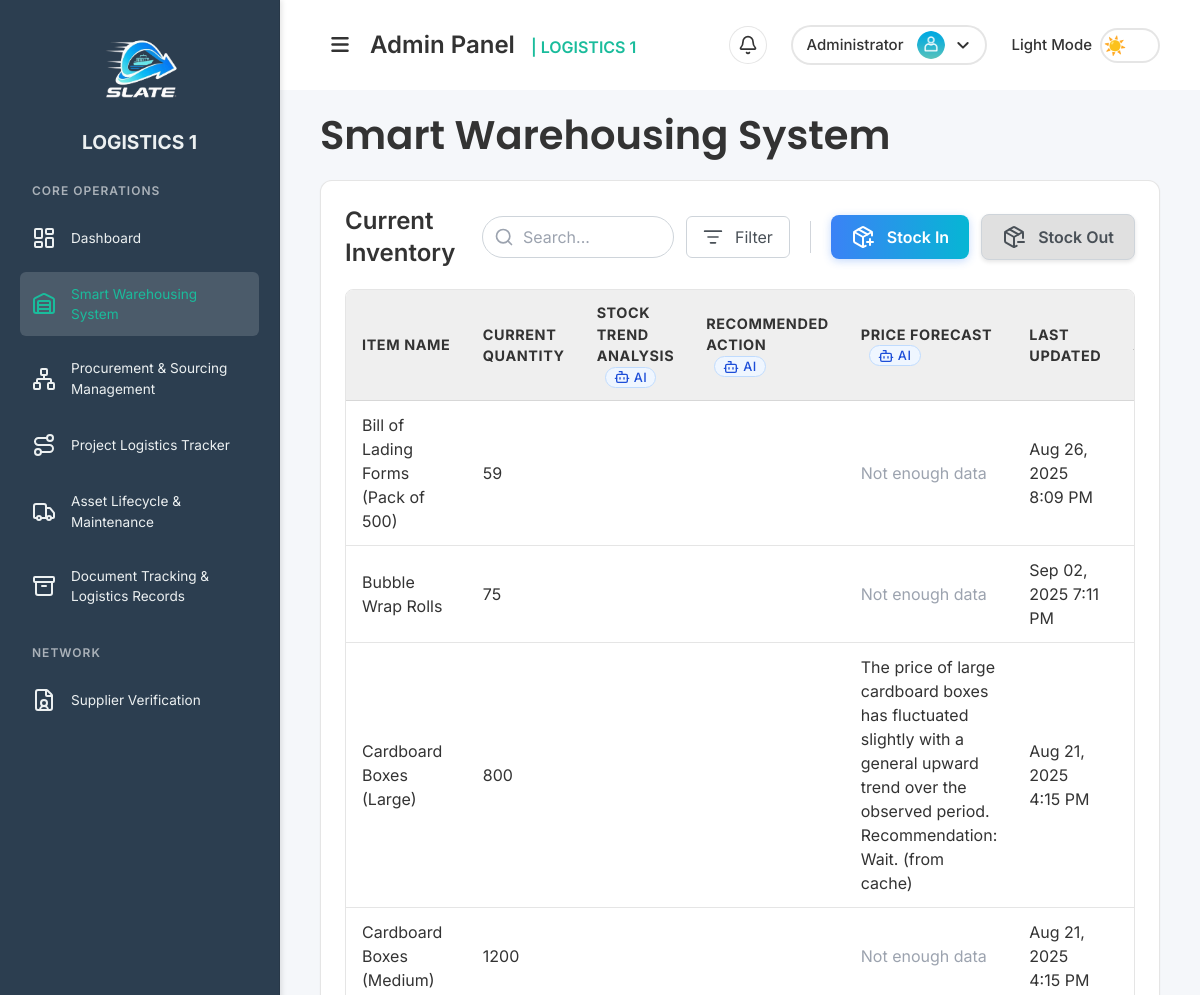
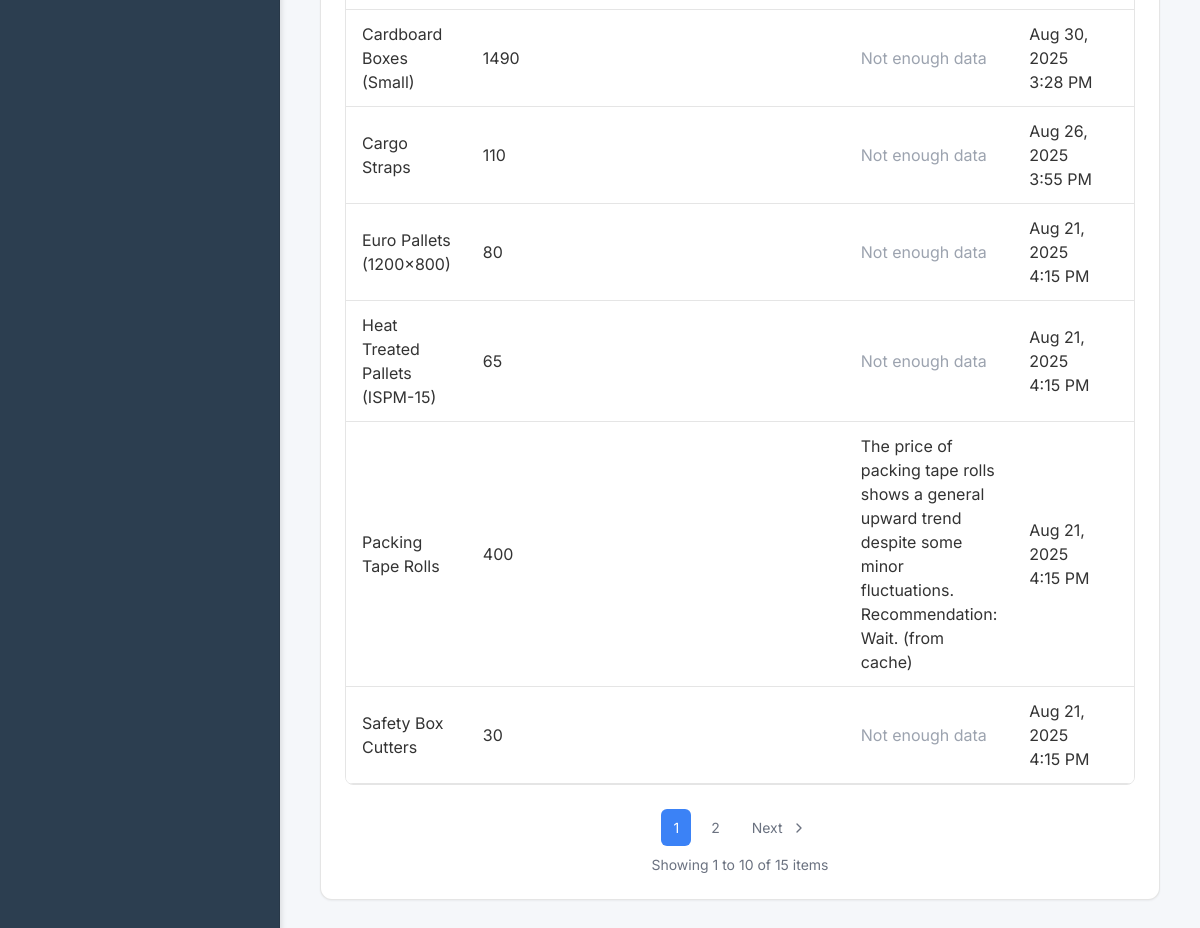
The page /pages/smart_warehousing.php (signed in) on the database its author committed (2 pictures, top to bottom).
### tables this page shows
CREATE TABLE `inventory` (
  `id` int NOT NULL,
  `item_name` varchar(255) NOT NULL,
  `quantity` int NOT NULL DEFAULT '0',
  `last_updated` timestamp NULL DEFAULT CURRENT_TIMESTAMP ON UPDATE CURRENT_TIMESTAMP
);

### includes/functions/bids.php (called while the page is built, shortened)
<?php
function getItemPriceHistory($item_name) {
    $conn = getDbConnection();
    $stmt = $conn->prepare(
        "SELECT b.bid_amount, b.bid_date
         FROM bids b
         JOIN purchase_orders po ON b.po_id = po.id
         WHERE po.item_name = ?
         ORDER BY b.bid_date ASC"
    );
    $stmt->bind_param("s", $item_name);
    $stmt->execute();
    $result = $stmt->get_result();
    $history = $result ? $result->fetch_all(MYSQLI_ASSOC) : [];
    return $history;
}
?>

### pages/smart_warehousing.php (the view, shortened to what this page needs)
<?php
require_once '../includes/functions/inventory.php';
require_once '../includes/functions/bids.php';
$itemsPerPage = 10;
$currentPage = isset($_GET['page']) ? max(1, intval($_GET['page'])) : 1;
$offset = ($currentPage - 1) * $itemsPerPage;
$totalItems = getTotalInventoryCount();
$totalPages = ceil($totalItems / $itemsPerPage);
$inventory = getPaginatedInventory($offset, $itemsPerPage);
$forecasts = getAutomaticForecasts($inventory);
$price_forecasts = getAutomaticPriceForecasts($inventory);
?>
<!DOCTYPE html>
<html lang="en">
<head>
  <link rel="stylesheet" href="../assets/css/styles.css">
  <link rel="stylesheet" href="../assets/css/sidebar.css">
  <link rel="stylesheet" href="https://cdnjs.cloudflare.com/ajax/libs/font-awesome/6.7.2/css/all.min.css">
  <script src="https://cdn.tailwindcss.com"></script>
</head>
<body class="sidebar-active">
  <div class="sidebar" id="sidebar"> <?php include '../partials/sidebar.php'; ?> </div>
  <div class="main-content-wrapper" id="mainContentWrapper">
    <div class="content" id="mainContent">
      <?php include '../partials/header.php'; ?>
      <div class="flex justify-between items-center">
        <h1 class="font-semibold page-title">Smart Warehousing System</h1>
      </div>
      <div class="bg-[var(--card-bg)] border border-[var(--card-border)] rounded-xl p-6 shadow-sm">
        <div class="flex justify-between items-center mb-5 flex-col lg:flex-row gap-4 lg:gap-0 lg:justify-between justify-center">
          <h2 class="text-2xl font-semibold text-[var(--text-color)]">Current Inventory</h2>
          <div class="flex gap-2 lg:gap-3 w-full lg:w-auto items-center flex-wrap sm:flex-nowrap justify-center lg:justify-end">
            <div class="relative w-32 sm:w-36 md:w-40 lg:w-48">
              <input type="text" id="inventorySearchInput" placeholder="Search..." class="py-2 pl-10 pr-3 w-full rounded-full border border-[var(--input-border)] bg-[var(--input-bg)] text-[var(--input-text)]">
            </div>
            <div class="relative inline-block">
              <button id="inventoryFilterBtn" class="flex items-center py-2 pl-4 pr-4 rounded-md border border-[var(--input-border)] bg-[var(--input-bg)] cursor-pointer transition-colors" style="color: var(--input-text);" onmouseover="this.style.backgroundColor='var(--close-btn-hover-bg)'" onmouseout="this.style.backgroundColor='var(--input-bg)'">
                <i data-lucide="list-filter" class="w-5 h-5 mr-3"></i>
                <span class="text-[1rem] whitespace-nowrap">Filter</span>
              </button>
            </div>
            <button id="stockInBtn" type="button" class="btn-primary text-sm sm:text-base whitespace-nowrap">
              <i data-lucide="package-plus" class="w-6 h-6 lg:mr-2 sm:mr-0"></i><span class="hidden sm:inline">Stock In</span>
            </button>
            <button id="stockOutBtn" type="button" class="inline-flex items-center gap-1 px-5 py-2.5 font-semibold text-[#495057] bg-[#e0e0e0] border border-[#ced4da] rounded-lg shadow-[0_2px_4px_rgba(0,0,0,0.1)] transition-all duration-300 ease-in-out hover:bg-[#c8c8c8] hover:border-[#c8c8c8] hover:translate-y-[-1px] hover:shadow-[0_4px_8px_rgba(0,0,0,0.15)] active:translate-y-0 active:shadow-[0_2px_4px_rgba(0,0,0,0.1)] cursor-pointer text-sm sm:text-base whitespace-nowrap">
              <i data-lucide="package-minus" class="w-6 h-6 lg:mr-2 sm:mr-0"></i>
              <span class="hidden sm:inline">Stock Out</span>
            </button>
          </div>
        </div>
        <div class="table-container">
          <table class="data-table">
            <thead>
              <tr>
                <th>Item Name</th>
                <th>Current Quantity</th>
                <th>
                    Stock Trend Analysis
                    <span class="inline-flex items-center gap-1 ml-2 px-2 py-0.3 text-[0.8rem] font-medium text-blue-700 bg-blue-50 border border-blue-200 rounded-full align-top">
                      <i data-lucide="bot" class="w-4 h-4"></i>
                      AI
                    </span>
                </th>
                <th>
                    Recommended Action
                    <span class="inline-flex items-center gap-1 ml-2 px-2 py-0.3 text-[0.8rem] font-medium text-blue-700 bg-blue-50 border border-blue-200 rounded-full align-top">
                      <i data-lucide="bot" class="w-4 h-4"></i>
                      AI
                    </span>
                </th>
                <th>
                    Price Forecast
                    <span class="inline-flex items-center gap-1 ml-2 px-2 py-0.3 text-[0.8rem] font-medium text-blue-700 bg-blue-50 border border-blue-200 rounded-full align-top">
                      <i data-lucide="bot" class="w-4 h-4"></i>
                      AI
                    </span>
                </th>
                <th>Last Updated</th>
                <?php if ($_SESSION['role'] === 'admin'): ?><th>Action</th><?php endif; ?>
              </tr>
            </thead>
            <tbody id="inventoryTableBody">
              <?php if (empty($inventory)): ?>
                <tr><td colspan="<?php echo ($_SESSION['role'] === 'admin') ? '7' : '6'; ?>" class="table-empty">No items in inventory.</td></tr>
              <?php else: foreach ($inventory as $item): ?>
                  <tr>
                    <td><?php echo htmlspecialchars($item['item_name']); ?></td>
                    <td class="<?php echo ($item['quantity'] < 10) ? 'table-status-low' : 'table-status-normal'; ?>">
                      <?php echo htmlspecialchars($item['quantity']); ?>
                    </td>
                    <td><?php echo $forecasts[$item['id']]['analysis'] ?? '<span class="text-gray-400">N/A</span>'; ?></td>
                    <td><?php echo $forecasts[$item['id']]['action'] ?? '<span class="text-gray-400">N/A</span>'; ?></td>
                    <td><?php echo $price_forecasts[$item['item_name']] ?? '<span class="text-gray-400">N/A</span>'; ?></td>
                    <td><?php echo date('M d, Y g:i A', strtotime($item['last_updated'])); ?></td>
                    <?php if ($_SESSION['role'] === 'admin'): ?>
                      <td>
                      </td>
                    <?php endif; ?>
                  </tr>
              <?php endforeach; endif; ?>
            </tbody>
          </table>
        </div>
        <?php if ($totalPages > 1): ?>
        <div class="flex justify-center items-center mt-6 gap-2" id="paginationContainer">
          </div>
        <div class="pagination-info" id="paginationInfo">
          Showing <?php echo (($currentPage - 1) * $itemsPerPage) + 1; ?> to <?php echo min($currentPage * $itemsPerPage, $totalItems); ?> of <?php echo $totalItems; ?> items
        </div>
        <?php endif; ?>
      </div>
    </div>
  </div>
</body>
</html>

### includes/functions/inventory.php (shortened to what this page needs)
<?php
function getTotalInventoryCount() {
    $conn = getDbConnection();
    $result = $conn->query("SELECT COUNT(*) as total FROM inventory");
    $count = 0;
    if ($result) {
        $row = $result->fetch_assoc();
        $count = (int)$row['total'];
    }
    return $count;
}
function getPaginatedInventory($offset, $limit) {
    $conn = getDbConnection();
    $stmt = $conn->prepare("SELECT id, item_name, quantity, last_updated FROM inventory ORDER BY item_name ASC LIMIT ?, ?");
    $stmt->bind_param("ii", $offset, $limit);
    $stmt->execute();
    $result = $stmt->get_result();
    $items = [];
    if ($result) {
        while ($row = $result->fetch_assoc()) {
            $items[] = $row;
        }
    }
    return $items;
}
function getAutomaticPriceForecasts(array $inventoryItems): array
{
    $conn = getDbConnection();
    $finalForecasts = [];
    $itemsToFetchFromApi = [];
    $cacheExpiryHours = 24;
    foreach ($inventoryItems as $item) {
        $stmt = $conn->prepare(
            "SELECT forecast_text FROM price_forecast_cache
             WHERE item_name = ? AND cached_at > NOW() - INTERVAL ? HOUR"
        );
        $stmt->bind_param("si", $item['item_name'], $cacheExpiryHours);
        $stmt->execute();
        $result = $stmt->get_result();
        if ($result->num_rows > 0) {
            $cachedData = $result->fetch_assoc();
            $finalForecasts[$item['item_name']] = $cachedData['forecast_text'] . " (from cache)";
        } else {
            $itemsToFetchFromApi[] = $item;
        }
    }
    if (!empty($itemsToFetchFromApi)) {
        foreach($itemsToFetchFromApi as $item) {
            $history = getItemPriceHistory($item['item_name']);
            if (count($history) < 3) {
                $finalForecasts[$item['item_name']] = "<span class='text-gray-400'>Not enough data</span>";
                continue;
            }
            $analysis = 'API Error';
            $finalForecasts[$item['item_name']] = $analysis;
        }
    }
    return $finalForecasts;
}
?>

### assets/css/styles.css (style rules this page uses)
* { margin: 0; padding: 0; box-sizing: border-box; font-family: 'Inter', sans-serif; }
:root { --bg-color: #f5f7fa; --text-color: #333333; --primary-color: #1abc9c; --accent-color: #00c6ff; --danger-color: #e74c3c; --sidebar-bg: #2c3e50; --sidebar-text: #ecf0f1; --card-bg: #ffffff; --card-border: rgba(0, 0, 0, 0.1); --input-bg: #ffffff; --input-border: #ced4da; --input-text: #495057; --border-color: rgba(0, 0, 0, 0.1); --primary-btn-bg: linear-gradient(to right, #0072ff, #00c6ff); --primary-btn-hover-bg: linear-gradient(to right, #0052cc, #009ee3); --cancel-btn-bg: #e0e0e0; --scrollbar-thumb-hover-color: #556b7a; --subtitle-color: #464646; --description-color: #52555a; --close-btn-hover-bg: #f0f0f0; --placeholder-color: #939ca5; --dropdown-item-hover: rgba(0, 0, 0, 0.05); --icon-container-bg: #f3f4f6; --pagination-text: #6b7280; --pagination-text-hover: #2563eb; --pagination-bg-hover: #f3f4f6; --pagination-ellipsis: #9ca3af; --pagination-info: #6b7280; --scrollbar-track: #f1f1f1; --scrollbar-thumb: #c1c1c1; --scrollbar-thumb-hover: #a8a8a8; }
* { scrollbar-width: thin; scrollbar-color: var(--scrollbar-thumb) var(--scrollbar-track); }
body { height: 100vh; display: flex; background: var(--bg-color); color: var(--text-color); transition: background-color 0.5s ease, color 0.5s ease; }
.content { flex: 1; padding: 0 40px 40px 40px; }
.page-title { color: var(--text-color); font-family: 'Poppins', sans-serif; font-weight: 600; font-size: 2.5rem; margin-bottom: 15px; }
.hidden { display: none; }
.btn-primary { background: linear-gradient(to right, #3b82f6, #06b6d4); color: white; padding: 10px 20px; border-radius: 8px; border: none; cursor: pointer; font-weight: 600; transition: all 0.3s ease; box-shadow: 0 2px 8px rgba(59, 130, 246, 0.3); display: inline-flex; align-items: center; gap: 4px; }
.data-table { width: 100%; border-collapse: collapse; background: var(--card-bg); color: var(--text-color); }
.data-table thead tr { background-color: rgba(0, 0, 0, 0.03); border-bottom: 1px solid var(--card-border); font-size: 0.75rem; text-transform: uppercase; font-weight: 500; letter-spacing: 0.05em; }
.data-table th { padding: 12px 16px; font-size: 0.9rem !important; text-align: left; color: var(--text-color); }
.data-table td { padding: 12px 16px; border-bottom: 1px solid var(--card-border); color: var(--text-color); }
.data-table tbody tr { transition: background-color 0.2s ease; }
.table-status-normal { color: var(--text-color); }
.table-container { overflow-x: auto; overflow-y: visible; border-radius: 8px; border: 1px solid var(--card-border); }
th { background-color: rgba(0, 0, 0, 0.03); color: var(--text-color); }
.pagination-info { text-align: center; font-size: 0.875rem; color: var(--pagination-info); margin-top: 8px; }
#inventoryTableBody { transition: opacity 0.3s ease; }
#paginationContainer { transition: opacity 0.2s ease; }

### assets/css/sidebar.css (style rules this page uses)
html.loaded body { visibility: visible !important; opacity: 1 !important; transition: opacity 0.2s ease-in-out; }
.main-content-wrapper { flex: 1; display: flex; flex-direction: column; overflow-y: auto; height: 100vh; margin-left: 280px; transition: margin-left 0.5s ease; }
.sidebar { width: 280px; min-width: 250px; background: var(--sidebar-bg); color: var(--sidebar-text); padding: 20px; transition: all 0.5s ease; transform: translateX(0); position: fixed; top: 0; left: 0; height: 100vh; overflow-y: auto; overflow-x: hidden; box-shadow: 2px 0 5px rgba(0,0,0,0.1); border-right: 1px solid var(--border-color); z-index: 200; }
html.loaded .sidebar { opacity: 1; visibility: visible; }

### rows shown on the page
inventory: item_name "Bill of Lading Forms (Pack of 500)", quantity "59", last_updated "Aug 26, 2025 8:09 PM"
inventory: item_name "Bubble Wrap Rolls", quantity "75", last_updated "Sep 02, 2025 7:11 PM"
inventory: item_name "Cardboard Boxes (Large)", quantity "800", item_name "The price of large cardboard boxes has fluctuated slightly with a general upward trend over the observed period. Recommendation: Wait. (from cache)", last_updated "Aug 21, 2025 4:15 PM"
inventory: item_name "Cardboard Boxes (Medium)", quantity "1200", last_updated "Aug 21, 2025 4:15 PM"
inventory: item_name "Cardboard Boxes (Small)", quantity "1490", last_updated "Aug 30, 2025 3:28 PM"
inventory: item_name "Cargo Straps", quantity "110", last_updated "Aug 26, 2025 3:55 PM"
inventory: item_name "Euro Pallets (1200x800)", quantity "80", last_updated "Aug 21, 2025 4:15 PM"
inventory: item_name "Heat Treated Pallets (ISPM-15)", quantity "65", last_updated "Aug 21, 2025 4:15 PM"
inventory: item_name "Packing Tape Rolls", quantity "400", item_name "The price of packing tape rolls shows a general upward trend despite some minor fluctuations. Recommendation: Wait. (from cache)", last_updated "Aug 21, 2025 4:15 PM"
inventory: item_name "Safety Box Cutters", quantity "30", last_updated "Aug 21, 2025 4:15 PM"

### other values the page prints
min($currentPage * $itemsPerPage, $totalItems) "10"
$totalItems "15"
